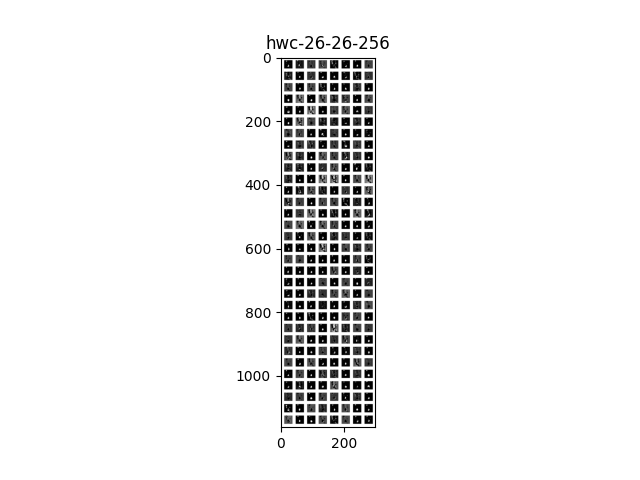

This figure's Python source:
import matplotlib.pyplot as plt
import torchvision
import os
import keras
import numpy as np

deep_counter = 0


# 直接提取特征图
def get_feature_map(feature, num_ch=-1, nrow=8, padding=10, pad_value=1, save_feature=True, show_feature=False,
                    save_path=r'D:\MyCNN\visual\feature_map', np_save=True):
    '''

    :param feature: 要可视化的特征图
    :param num_ch: 可视化通道数量
    :param nrow: 画布上每行显示多少个特征图
    :param padding: 画布参数
    :param pad_value: 画布参数
    :param save_feature: 是否保存特征图文件
    :param show_feature: 是否显示提取的特征图
    :param save_path: 保存路径
    :return:
    '''
    global deep_counter
    b, c, h, w = feature.shape
    title = str(deep_counter) + '-' + str('hwc-') + str(h) + '-' + str(w) + '-' + str(c)
    feature = feature[0]
    feature = feature.unsqueeze(1)
    if c > num_ch > 0:
        feature = feature[:num_ch]
    if np_save:
        feature_copy = feature.detach().cpu()
        feature_save = feature_copy.numpy()
        np.save(f'D:/save_for_mycnn/cnn_np_save/mycnn-np-{title}.npy', feature_save)
    img = torchvision.utils.make_grid(feature, nrow=nrow, padding=padding, pad_value=pad_value)
    img = img.detach().cpu()
    img = img.numpy()
    images = img.transpose((1, 2, 0))
    plt.title(title)
    plt.imshow(images)
    if show_feature:
        plt.show()
    if save_feature:
        if not os.path.exists(save_path):
            os.makedirs(save_path)
        plt.savefig(os.path.join(save_path, title))
    deep_counter += 1


# 使用反卷积提取特征图
class ZFNetFmapVisual:
    def __init__(self, net, model_cfg):
        self.model = net
        self.get_model_arch(self.model, model_cfg)

    def get_model_arch(self, net, model_cfg):  # 储存神经网络的结构
        model = {}
        all_kernels = []
        weight_key = net.state_dict().keys()
        print("weight_key:", weight_key)
        for key in weight_key:
            module = key.split('.')[2]
            if 'Conv' in module:  # 提取所有卷积层的卷积核的值，并按顺序储存
                kernel = net.state_dict()[key].numpy()
                print('kernel0:', kernel)
                all_kernels.append(kernel[0])

        # 读取出模型的配置文件的内容
        with open(model_cfg, 'r') as f:
            lines = f.read().split('\n')  # 分行，顺便去掉\n，从这个角度说，比使用readlines好
            lines = [x for x in lines if len(x) > 0]  # 去掉空行
            lines = [x for x in lines if x[0] != '#']  # 去掉注释行
        # 将每个块放入列表保存
        block = {}  # 将一个块的有效的内容保存为字典
        blocks = []  # 将所有块保存为一个列表
        for line in lines:
            if line[0] == '[':
                if len(block) != 0:
                    blocks.append(block)
                    block = {}
                block['type'] = line[1:-1]
            else:
                key, value = line.split('=')
                block[key.rstrip()] = value.lstrip()
        blocks.append(block)

        prev_filters = 3
        for i, block in enumerate(blocks[1:]):
            if block['type'] == 'convolutional':  # 对于卷积块！！！！！！！！！！！！！！！
                try:
                    batch_normalize = block['batch_normalize']
                    bais = False
                except:
                    batch_normalize = 0
                    bais = True
                filters = int(block['filters'])
                kernel_size = int(block['size'])
                stride = int(block['stride'])
                if block['pad']:  # 检查是否需要pad
                    padding = (int(block['size']) - 1) // 2
                else:
                    padding = 0

                if batch_normalize:
                    ...
                if block['activation'] == 'leaky':
                    ...
            elif block['type'] == 'shortcut':  # 对于残差连接！！！！！！！！！！！！！！！
                ...
            ...

    def fmap_path(self):  # 将当前特征图反卷积要经过的路径储存为列表
        ...

    def handle_fmap(self):  # 按路径顺序处理特征图
        ...

    def save_visualmap(self):  # 保存反卷积的特征图
        ...

    def demaxpooling(self):  # 逆池化操作
        ...

    def deconv(self):  # 反卷积（转置卷积）操作
        ...


class GetDeconvFmap():
    def __init__(self, net):
        self.model = net
        weight_key = net.state_dict().keys()
        for key in weight_key:
            module = key.split('.')[2]
            if 'Conv' in module:
                self.kernel = net.state_dict()[key].numpy()
                print(self.kernel[0])

    def get_fmap(self, feature, num_ch=-1, nrow=8, padding=10, pad_value=1, save_feature=True, show_feature=True,
                 save_path=r'D:\MyCNN\visual\feature_map'):
        b, c, h, w = feature.shape
        feature = feature[0]
        feature = feature.unsqueeze(1)
        if c > num_ch > 0:
            feature = feature[:num_ch]
        img = torchvision.utils.make_grid(feature, nrow=nrow, padding=padding, pad_value=pad_value)
        img = img.detach().cpu()
        img = img.numpy()

        images = img.transpose((1, 2, 0))
        title = str('hwc-') + str(h) + '-' + str(w) + '-' + str(c)
        plt.title(title)
        plt.imshow(images)
        if show_feature:
            plt.show()
        if save_feature:
            if not os.path.exists(save_path):
                os.makedirs(save_path)
            plt.savefig(os.path.join(save_path, title))

    def convisual(self, activation, image_per_row=16):
        '''
        一个网上的特征图可视化方法
        :param activation:模型中间层输出
        :param image_per_row: 每行显示几个特征图
        :return:
        '''
        layer_names = []
        for layer in self.model.state_dict().keys():
            layer_names.append(layer.split('.')[2])

        for layer_name, layer_activation in zip(layer_names, activation):
            n_features = layer_activation.shape[0]  # 所有特征通道数量
            size = layer_activation.shape[1]  # (n_feature,size,size)
            n_col = n_features // image_per_row  # 总行数
            display_grid = np.zeros((size * n_col, image_per_row * size))
            for col in range(n_col):
                for row in range(image_per_row):
                    channel_image = layer_activation[col * image_per_row + row, :, :]
                    channel_image = channel_image - channel_image.mean()
                    channel_image = channel_image / channel_image.std()
                    channel_image *= 64
                    channel_image += 128
                    channel_image = channel_image.cpu().numpy()
                    channel_image = np.clip(channel_image, 0, 255).astype('uint8')
                    display_grid[col * size:(col + 1) * size, row * size:(row + 1) * size] = channel_image
            scale = 1. / size
            plt.figure(figsize=(scale * display_grid.shape[1], scale * display_grid.shape[0]))
            plt.title(layer_name)
            plt.grid(False)
            plt.imshow(display_grid, aspect='auto', cmap='viridis')
        plt.show()

    # 提取对应的卷积核并处理
    # def conv_kernel():
    #     ...
